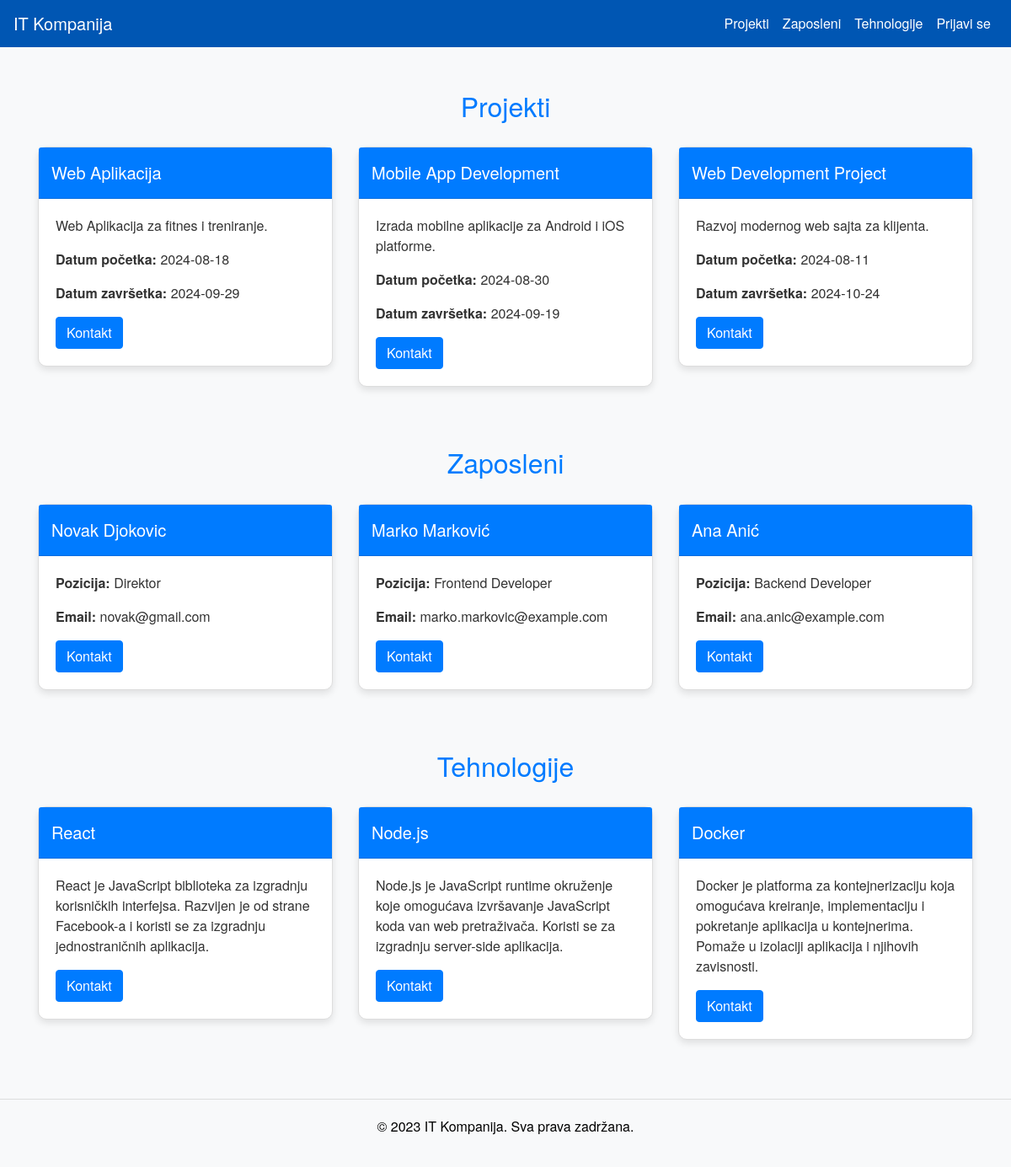
The page / on the database its author committed.
### tables this page shows
CREATE TABLE `projekti` (
  `id` int(11) NOT NULL,
  `naziv` varchar(255) NOT NULL,
  `opis` text NOT NULL,
  `datum_pocetka` date DEFAULT NULL,
  `datum_zavrsetka` date DEFAULT NULL
);

CREATE TABLE `zaposleni` (
  `id` int(11) NOT NULL,
  `ime` varchar(255) NOT NULL,
  `prezime` varchar(255) NOT NULL,
  `pozicija` varchar(255) NOT NULL,
  `email` varchar(255) NOT NULL
);

CREATE TABLE `tehnologije` (
  `id` int(11) NOT NULL,
  `naziv` varchar(255) NOT NULL,
  `opis` text NOT NULL
);

### index.php (the view, shortened to what this page needs)
<?php
include 'db.php';
$projekti = $conn->query("SELECT * FROM projekti");
$zaposleni = $conn->query("SELECT * FROM zaposleni");
$tehnologije = $conn->query("SELECT * FROM tehnologije");
?>
<!DOCTYPE html>
<html>
<head>
    <link href="https://stackpath.bootstrapcdn.com/bootstrap/4.5.2/css/bootstrap.min.css" rel="stylesheet">
</head>
<body>
    <nav class="navbar navbar-expand-lg navbar-dark">
        <a class="navbar-brand" href="#">IT Kompanija</a>
        <div class="collapse navbar-collapse" id="navbarNav">
            <ul class="navbar-nav ml-auto">
                <li class="nav-item">
                    <a class="nav-link" href="#projekti">Projekti</a>
                </li>
                <li class="nav-item">
                    <a class="nav-link" href="#zaposleni">Zaposleni</a>
                </li>
                <li class="nav-item">
                    <a class="nav-link" href="#tehnologije">Tehnologije</a>
                </li>
                <li class="nav-item">
                    <?php if (isset($_SESSION['korisnicko_ime'])): ?>
                        <a class="nav-link" href="logout.php">Odjavi se</a>
                    <?php else: ?>
                        <a class="nav-link" href="login.php">Prijavi se</a>
                    <?php endif; ?>
                </li>
            </ul>
        </div>
    </nav>
    <div class="container">
        <h1 class="section-title" id="projekti">Projekti</h1>
        <div class="row">
            <?php while ($projekti_row = $projekti->fetch_assoc()): ?>
                <div class="col-md-4">
                    <div class="card">
                        <div class="card-header">
                            <?php echo $projekti_row['naziv']; ?>
                        </div>
                        <div class="card-body">
                            <p><?php echo $projekti_row['opis']; ?></p>
                            <p><strong>Datum početka:</strong> <?php echo $projekti_row['datum_pocetka']; ?></p>
                            <p><strong>Datum završetka:</strong> <?php echo $projekti_row['datum_zavrsetka']; ?></p>
                            <button class="btn btn-primary btn-contact" data-toggle="modal" data-target="#contactModal" data-id="<?php echo $projekti_row['id']; ?>" data-title="<?php echo $projekti_row['naziv']; ?>">Kontakt</button>
                        </div>
                    </div>
                </div>
            <?php endwhile; ?>
        </div>
        <h1 class="section-title" id="zaposleni">Zaposleni</h1>
        <div class="row">
            <?php while ($zaposleni_row = $zaposleni->fetch_assoc()): ?>
                <div class="col-md-4">
                    <div class="card">
                        <div class="card-header">
                            <?php echo $zaposleni_row['ime'] . ' ' . $zaposleni_row['prezime']; ?>
                        </div>
                        <div class="card-body">
                            <p><strong>Pozicija:</strong> <?php echo $zaposleni_row['pozicija']; ?></p>
                            <p><strong>Email:</strong> <?php echo $zaposleni_row['email']; ?></p>
                            <button class="btn btn-primary btn-contact" data-toggle="modal" data-target="#contactModal" data-id="<?php echo $zaposleni_row['id']; ?>" data-title="<?php echo $zaposleni_row['ime'] . ' ' . $zaposleni_row['prezime']; ?>">Kontakt</button>
                        </div>
                    </div>
                </div>
            <?php endwhile; ?>
        </div>
        <h1 class="section-title" id="tehnologije">Tehnologije</h1>
        <div class="row">
            <?php while ($tehnologije_row = $tehnologije->fetch_assoc()): ?>
                <div class="col-md-4">
                    <div class="card">
                        <div class="card-header">
                            <?php echo $tehnologije_row['naziv']; ?>
                        </div>
                        <div class="card-body">
                            <p><?php echo $tehnologije_row['opis']; ?></p>
                            <button class="btn btn-primary btn-contact" data-toggle="modal" data-target="#contactModal" data-id="<?php echo $tehnologije_row['id']; ?>" data-title="<?php echo $tehnologije_row['naziv']; ?>">Kontakt</button>
                        </div>
                    </div>
                </div>
            <?php endwhile; ?>
        </div>
    </div>
    <footer class="footer">
        <p>&copy; 2023 IT Kompanija. Sva prava zadržana.</p>
    </footer>
</body>
</html>

### index.php (style rules this page uses)
body { background-color: #f8f9fa; color: #333; font-family: 'Helvetica Neue', Helvetica, Arial, sans-serif; transition: background-color 0.5s ease; }
.container { margin-top: 50px; animation: fadeIn 1s; }
.card { background: #fff; border: 1px solid #ddd; border-radius: 10px; margin-bottom: 20px; box-shadow: 0 4px 8px rgba(0, 0, 0, 0.1); transition: transform 0.3s; }
.card-header { background: #007bff; color: #fff; border-radius: 10px 10px 0 0; padding: 15px; font-size: 1.25rem; transition: background-color 0.3s; }
.navbar { background-color: #007bff; transition: background-color 0.3s; }
.footer { background-color: #f8f9fa; color: #000; padding: 20px 0; text-align: center; margin-top: 50px; border-top: 1px solid #ddd; animation: slideIn 0.5s; }
.footer p { color: #000; }
.navbar-brand, .nav-link { color: #fff !important; }
.section-title { margin: 50px 0 30px; font-size: 2rem; text-align: center; color: #007bff; animation: bounce 1s; }

### rows shown on the page
projekti: naziv "Web Aplikacija", opis "Web Aplikacija za fitnes i treniranje.", datum_pocetka "2024-08-18", datum_zavrsetka "2024-09-29"
projekti: naziv "Mobile App Development", opis "Izrada mobilne aplikacije za Android i iOS platforme.", datum_pocetka "2024-08-30", datum_zavrsetka "2024-09-19"
projekti: naziv "Web Development Project", opis "Razvoj modernog web sajta za klijenta.", datum_pocetka "2024-08-11", datum_zavrsetka "2024-10-24"
zaposleni: ime "Novak", prezime "Djokovic", pozicija "Direktor", email "novak@gmail.com"
zaposleni: ime "Marko", prezime "Marković", pozicija "Frontend Developer", email "marko.markovic@example.com"
zaposleni: ime "Ana", prezime "Anić", pozicija "Backend Developer", email "ana.anic@example.com"
tehnologije: naziv "React", opis "React je JavaScript biblioteka za izgradnju korisničkih interfejsa. Razvijen je od strane Facebook-a i koristi se za izgradnju jednostraničnih aplikacija."
tehnologije: naziv "Node.js", opis "Node.js je JavaScript runtime okruženje koje omogućava izvršavanje JavaScript koda van web pretraživača. Koristi se za izgradnju server-side aplikacija."
tehnologije: naziv "Docker", opis "Docker je platforma za kontejnerizaciju koja omogućava kreiranje, implementaciju i pokretanje aplikacija u kontejnerima. Pomaže u izolaciji aplikacija i njihovih zavisnosti."
